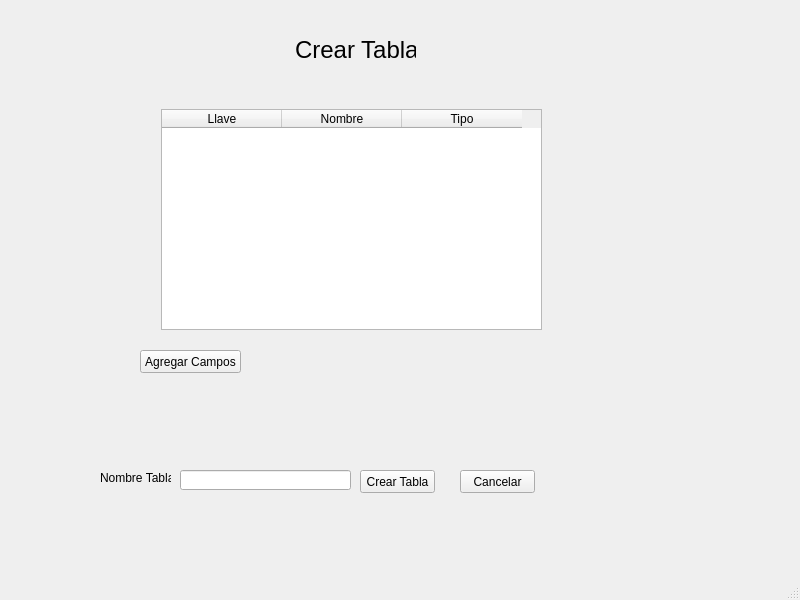
<?xml version="1.0" encoding="UTF-8"?>
<ui version="4.0">
 <class>CrearTabla</class>
 <widget class="QMainWindow" name="CrearTabla">
  <property name="geometry">
   <rect>
    <x>0</x>
    <y>0</y>
    <width>800</width>
    <height>600</height>
   </rect>
  </property>
  <property name="windowTitle">
   <string>MainWindow</string>
  </property>
  <property name="windowIcon">
   <iconset resource="Resources.qrc">
    <normaloff>:/Res/Database.png</normaloff>:/Res/Database.png</iconset>
  </property>
  <property name="toolButtonStyle">
   <enum>Qt::ToolButtonIconOnly</enum>
  </property>
  <widget class="QWidget" name="centralwidget">
   <widget class="QPushButton" name="pushButtonCreartabla">
    <property name="geometry">
     <rect>
      <x>360</x>
      <y>470</y>
      <width>75</width>
      <height>23</height>
     </rect>
    </property>
    <property name="text">
     <string>Crear Tabla</string>
    </property>
   </widget>
   <widget class="QLineEdit" name="lineEditNombreTabla">
    <property name="geometry">
     <rect>
      <x>180</x>
      <y>470</y>
      <width>171</width>
      <height>20</height>
     </rect>
    </property>
   </widget>
   <widget class="QPushButton" name="pushButtonAgregarCampos">
    <property name="geometry">
     <rect>
      <x>140</x>
      <y>350</y>
      <width>101</width>
      <height>23</height>
     </rect>
    </property>
    <property name="text">
     <string>Agregar Campos</string>
    </property>
   </widget>
   <widget class="QLabel" name="label">
    <property name="geometry">
     <rect>
      <x>100</x>
      <y>470</y>
      <width>71</width>
      <height>16</height>
     </rect>
    </property>
    <property name="text">
     <string>Nombre Tabla</string>
    </property>
   </widget>
   <widget class="QLabel" name="label_2">
    <property name="geometry">
     <rect>
      <x>295</x>
      <y>40</y>
      <width>121</width>
      <height>20</height>
     </rect>
    </property>
    <property name="font">
     <font>
      <pointsize>18</pointsize>
     </font>
    </property>
    <property name="text">
     <string>Crear Tabla</string>
    </property>
   </widget>
   <widget class="QTableWidget" name="tableWidget">
    <property name="geometry">
     <rect>
      <x>161</x>
      <y>109</y>
      <width>381</width>
      <height>221</height>
     </rect>
    </property>
    <property name="textElideMode">
     <enum>Qt::ElideNone</enum>
    </property>
    <property name="sortingEnabled">
     <bool>true</bool>
    </property>
    <attribute name="horizontalHeaderCascadingSectionResizes">
     <bool>false</bool>
    </attribute>
    <attribute name="horizontalHeaderDefaultSectionSize">
     <number>120</number>
    </attribute>
    <attribute name="horizontalHeaderMinimumSectionSize">
     <number>37</number>
    </attribute>
    <attribute name="horizontalHeaderShowSortIndicator" stdset="0">
     <bool>true</bool>
    </attribute>
    <column>
     <property name="text">
      <string>Llave</string>
     </property>
    </column>
    <column>
     <property name="text">
      <string>Nombre</string>
     </property>
    </column>
    <column>
     <property name="text">
      <string>Tipo</string>
     </property>
    </column>
   </widget>
   <widget class="QPushButton" name="pushButton">
    <property name="geometry">
     <rect>
      <x>460</x>
      <y>470</y>
      <width>75</width>
      <height>23</height>
     </rect>
    </property>
    <property name="text">
     <string>Cancelar</string>
    </property>
   </widget>
  </widget>
  <widget class="QMenuBar" name="menubar">
   <property name="geometry">
    <rect>
     <x>0</x>
     <y>0</y>
     <width>800</width>
     <height>18</height>
    </rect>
   </property>
  </widget>
  <widget class="QStatusBar" name="statusbar"/>
 </widget>
 <resources>
  <include location="Resources.qrc"/>
 </resources>
 <connections/>
</ui>
